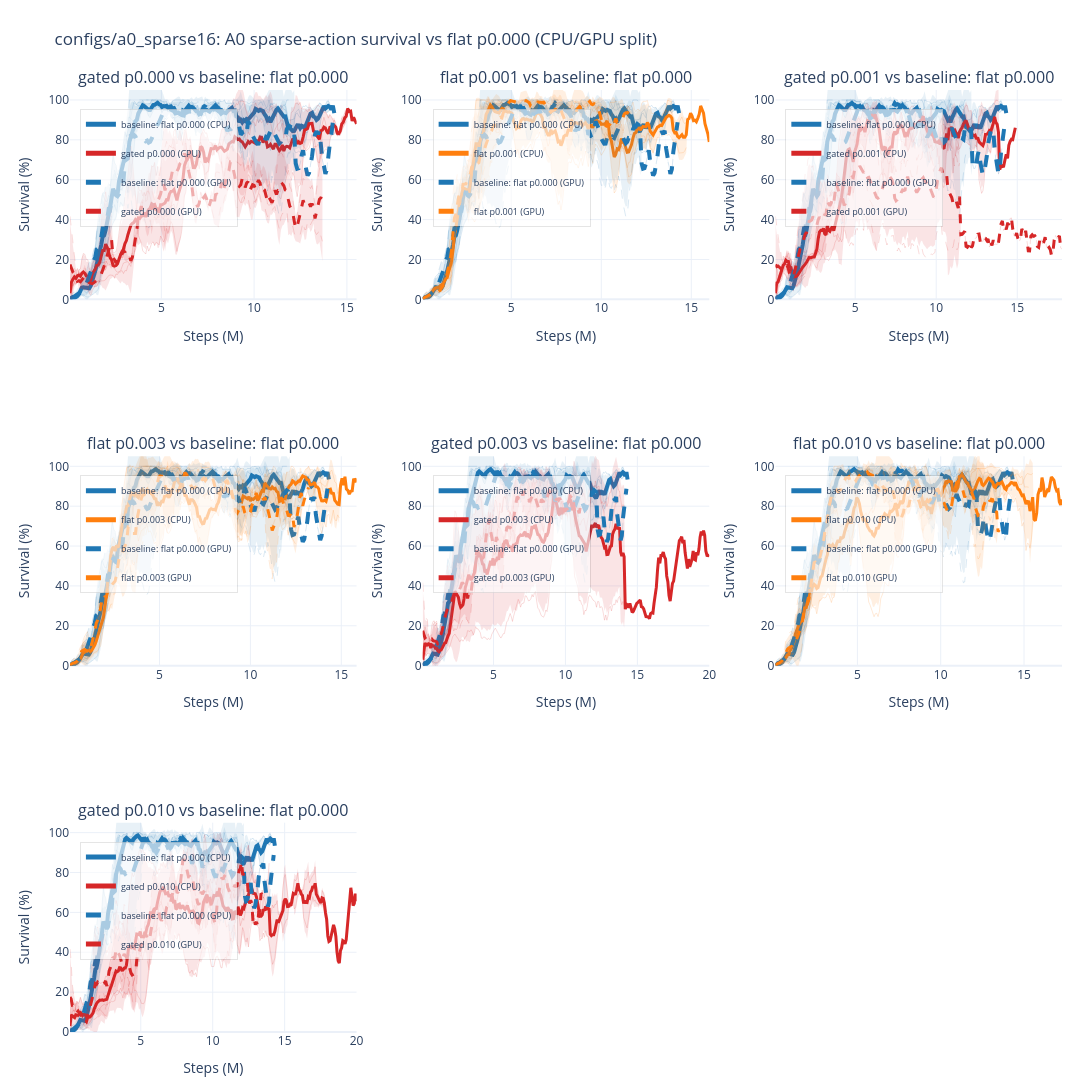

The cell this chart's notebook holds for it:
### Markdown cell above
Assuming baseline = `a0_sparse16_flat_p000`.

| Run family | Displayed name | Intervention gate | Intervention penalty | Gate eval mode | Difference vs `a0_sparse16_flat_p000` |
|---|---|---|---:|---|---|
| `a0_sparse16_flat_p000` | flat p0.000 | `false` | `0.000` | `-` | Baseline: flat action setup with no intervention penalty and no gate |
| `a0_sparse16_flat_p001` | flat p0.001 | `false` | `0.001` | `-` | Flat with small action/intervention penalty |
| `a0_sparse16_flat_p003` | flat p0.003 | `false` | `0.003` | `-` | Flat with medium action/intervention penalty |
| `a0_sparse16_flat_p010` | flat p0.010 | `false` | `0.010` | `-` | Flat with large action/intervention penalty |
| `a0_sparse16_gated_p000` | gated p0.000 | `true` | `0.000` | `final_action_map` | Adds intervention gate without intervention penalty |
| `a0_sparse16_gated_p001` | gated p0.001 | `true` | `0.001` | `final_action_map` | Adds intervention gate plus small intervention penalty |
| `a0_sparse16_gated_p003` | gated p0.003 | `true` | `0.003` | `final_action_map` | Adds intervention gate plus medium intervention penalty |
| `a0_sparse16_gated_p010` | gated p0.010 | `true` | `0.010` | `final_action_map` | Adds intervention gate plus large intervention penalty |

Shared unless noted: MLP actor/critic, `[256,256,256]` / `[256,256,256]`, `norm_reward = true`, `init_do_nothing_prob = 0.0`, `entropy_coef = 0.01`, `total_timesteps = 20000000`, `eval_freq = 80000`.

### Code cell
a0_sparse16_result = wm.plot_a0_sparse16_survival("all")
a0_sparse16_result["fig"]
